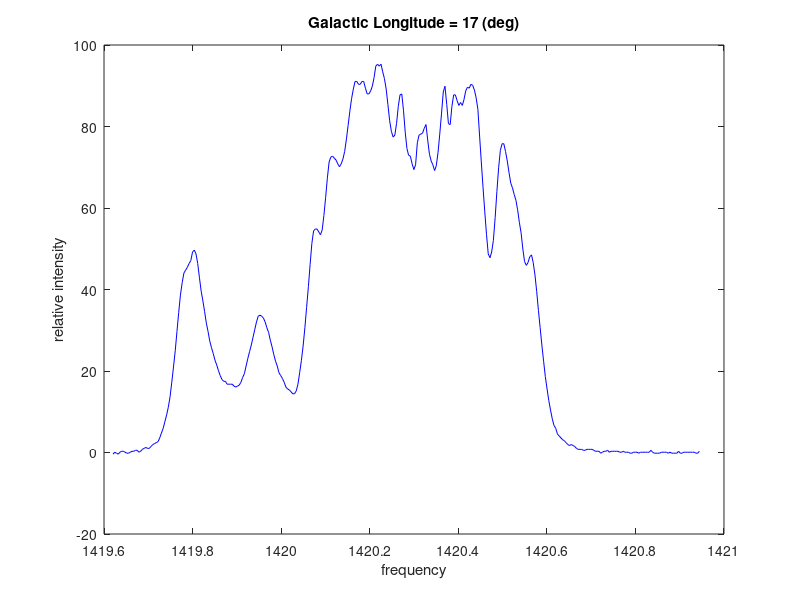

Reproduce this figure in MATLAB. (Note: this script raises an error after producing the figure.)
%% Orbital velocity of the cloud
%%
% This lab, very similar to Lab 3, requires you to 1) load *|.dat|* files
% to MATLAB and make plots, 2) use *|ginput|* to pull out some info from 
% your plot, and 3) use MATLAB as a calculator to get some science ideas.
%
% Let's load the data first:
lon17 = load('lon17.dat');
%%
% The first column in *|lon17|* is the frequency channels used in the
% observation, and the second column is the relative strength of the 
% H-alpha line. Let's take a look on this spectrum:
figure(1); clf;
plot(lon17(:,1), lon17(:,2), 'b-');
xlabel('frequency'); ylabel('relative intensity');
title('Galactic Longitude = 17 (deg)');
%%
% Remember, the smallest frequency represents the largest redshift, which
% gives us the tangent velocity. Recall your knowledge about *|ginput|*:
[x(1), y(1)] = ginput(1);
%%
% Now *|x1|* is the smallest frequency we want. Use the redshift equation
% provided in the handout:
c = 2.997925e5;      % in km/s
f_rest = 1420.406;   % in MHz
vt = c*(f_rest - x1)/x1;
%%
% And the orbital velocity is: (note that you need to convert the longitude
% from degree to rad before you put it in the *|sin|* function!)
v_sun = 220;         % in km/s
vorb = vt + v_sun*sin(17*pi/180)
%%
% in unit of *km/s*.
